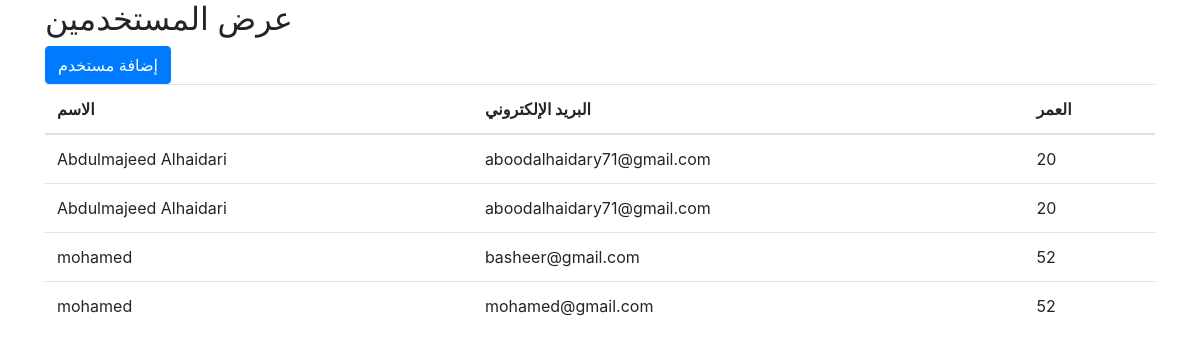
The page / on the database its author committed.
### tables this page shows
CREATE TABLE `users` (
  `id` int(11) NOT NULL,
  `name` varchar(100) NOT NULL,
  `email` varchar(100) NOT NULL,
  `age` varchar(100) NOT NULL
);

### index.php (the view, shortened to what this page needs)
<!DOCTYPE html>
<html lang="en">
<head>
    <link rel="stylesheet" href="https://stackpath.bootstrapcdn.com/bootstrap/4.5.0/css/bootstrap.min.css">
</head>
<body>
    <div class="container">
        <h2>عرض المستخدمين</h2>
        <button type="button" class="btn btn-primary" data-toggle="modal" data-target="#addUserModal">إضافة مستخدم</button>
        <table class="table">
            <thead>
                <tr>
                    <th>الاسم</th>
                    <th>البريد الإلكتروني</th>
                    <th>العمر</th>
                </tr>
            </thead>
            <tbody>
                <?php
                $dbHost = 'localhost';
                $dbUser = 'root';
                $dbPass = '';
                $dbName = 'users_db';
                $conn = mysqli_connect($dbHost, $dbUser, $dbPass, $dbName);
                $sql = "SELECT * FROM users";
                $result = mysqli_query($conn, $sql);
                if (mysqli_num_rows($result) > 0) {
                    while ($row = mysqli_fetch_assoc($result)) {
                        echo '<tr>';
                        echo '<td>' . $row['name'] . '</td>';
                        echo '<td>' . $row['email'] . '</td>';
                        echo '<td>' . $row['age'] . '</td>';
                        echo '</tr>';
                    }
                } else {
                    echo '<tr><td colspan="3">لا يوجد مستخدمين</td></tr>';
                }
                ?>
            </tbody>
        </table>
    </div>
</body>
</html>

### rows shown on the page
users: name "Abdulmajeed Alhaidari", email "aboodalhaidary71@gmail.com", age "20"
users: name "Abdulmajeed Alhaidari", email "aboodalhaidary71@gmail.com", age "20"
users: name "mohamed", email "basheer@gmail.com", age "52"
users: name "mohamed", email "mohamed@gmail.com", age "52"
